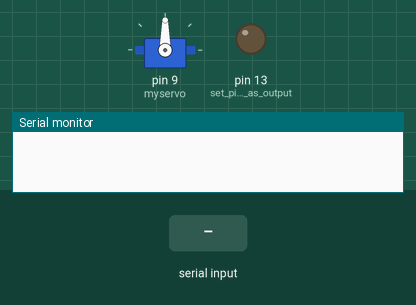
Bench run of a sketch on a simulated Arduino Uno, built with avr-gcc and run on an emulated ATmega328P. On the bench: servo, output pins drawn as LEDs (lit = HIGH), the last lines printed to the serial monitor. The test bench sets the inputs (shaded band).

Above: at 1.2 s.
1.3 s: "a" received over the second serial link
At 1.9 s:
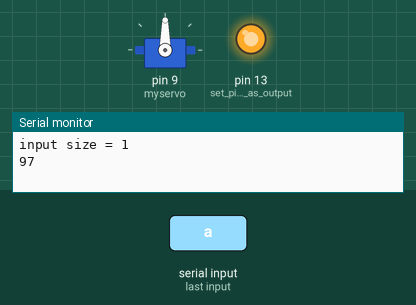
2.8 s: "b" received over the second serial link
At 3.1 s:
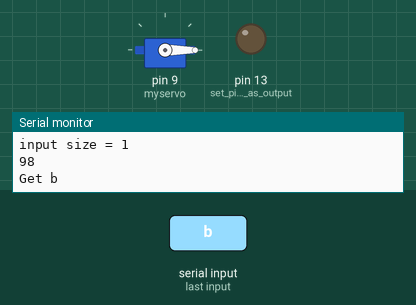
Timing chart, 0 to 5.8 s (numbered marks = the images above; inputs shaded):
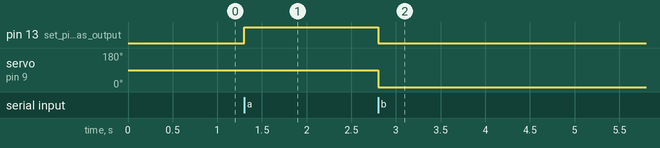

Measured:
- after the input at 1.3 s, pin 13 (set_pin_13_as_output): LOW → HIGH at once
- after the input at 2.8 s, pin 13 (set_pin_13_as_output): HIGH → LOW at once; servo on pin 9 (myservo): 90° → 0° at once

The sketch:

Bluetooth_57600.ino
```cpp
#include <SoftwareSerial.h>
#include <Wire.h>//import necessary libraries: SoftwareSerial, Wire
#include <Servo.h>

SoftwareSerial I2CBT(0,1);//define PIN11 and PIN10 as RX and TX
Servo myservo;

void setup() {
  Serial.begin(57600); //set USB baudrate: 9600
  I2CBT.begin(9600);
  //BT baudrate: 57600(Warning!! baudrate of each BT module may differ,
  //please check the data sheet first!!
  pinMode(13, OUTPUT); //set pin 13 as output, where we put a LED
  myservo.attach(9);
}

void loop() {
  byte cmmd[20];
  int insize;
//  while(1){
    if ((insize=(I2CBT.available()))>0){ //read BT incoming message
      Serial.print("input size = ");
      Serial.println(insize);
      for (int i=0; i<insize; i++){
        Serial.print(cmmd[i]=char(I2CBT.read()));
        Serial.println(" ");
      }

//    switch (cmmd[0]) { //read the first character
    if(cmmd[0]=='a'){ //97 is 'a' in ASCII CODE
      digitalWrite(13,HIGH); //LED light up
      myservo.write(90);
    }//break;

   else if(cmmd[0]=='b'){ //97 is 'b' in ASCII CODE
      Serial.println("Get b");
      digitalWrite(13,LOW); //LED off
      myservo.write(0);
      }//break;
    }
//    } //Switch
//  } //while
}//loop
```
